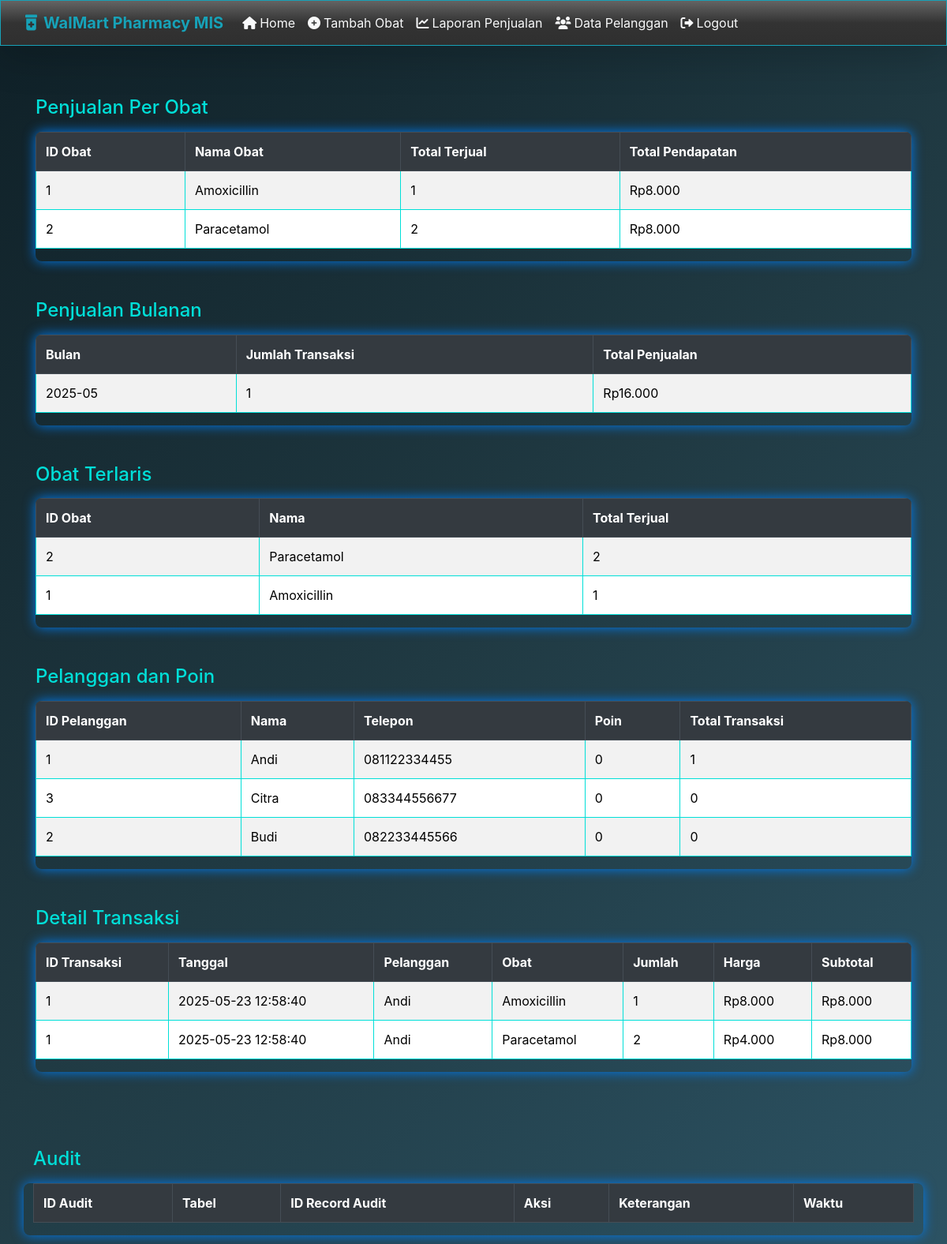
Page /analytics.php on the committed database.
### tables this page shows
CREATE TABLE obat (
    id_obat INT AUTO_INCREMENT PRIMARY KEY,
    nama VARCHAR(100) NOT NULL,
    id_kategori INT,
    harga_beli DECIMAL(10,2) NOT NULL,
    harga_jual DECIMAL(10,2) NOT NULL,
    stok INT NOT NULL,
    tanggal_kadaluarsa DATE,
    id_pemasok INT,
    gambar VARCHAR(100),
    FOREIGN KEY (id_kategori) REFERENCES kategori_obat(id_kategori) ON DELETE CASCADE,
    FOREIGN KEY (id_pemasok) REFERENCES pemasok(id_pemasok) ON DELETE CASCADE
);

CREATE TABLE pelanggan (
    id_pelanggan INT AUTO_INCREMENT PRIMARY KEY,
    nama VARCHAR(100) NOT NULL,
    telepon VARCHAR(12) NOT NULL UNIQUE,
    poin INT DEFAULT 0
);

### analytics.php (the view, shortened to what this page needs)
<?php include("nav.php"); ?>
<?php include("config/connection.php"); ?>
<?php
function fetchPenjualanPerObat($conn) {
    $sql = "SELECT * FROM view_penjualan_per_obat";
    $result = $conn->query($sql);
    return $conn->query($sql)->fetch_all(MYSQLI_ASSOC);
}
function fetchPenjualanBulanan($conn) {
    $sql = "SELECT * FROM view_penjualan_bulanan";
    return $conn->query($sql)->fetch_all(MYSQLI_ASSOC);
}
function fetchObatTerlaris($conn) {
    $sql = "SELECT * FROM view_obat_terlaris ORDER BY total_terjual DESC";
    return $conn->query($sql)->fetch_all(MYSQLI_ASSOC);
}
function fetchTransaksiDetail($conn) {
    $sql = "SELECT * FROM view_transaksi_detail ORDER BY tanggal DESC";
    return $conn->query($sql)->fetch_all(MYSQLI_ASSOC);
}
function fetchPelangganPoinDanTransaksi($conn) {
    $sql = "SELECT * FROM view_pelanggan_poin_dan_transaksi ORDER BY total_transaksi DESC";
    return $conn->query($sql)->fetch_all(MYSQLI_ASSOC);
}
?>
<!DOCTYPE html>
<html lang="en">
<head>
    <link rel="stylesheet" href="https://stackpath.bootstrapcdn.com/bootstrap/4.5.2/css/bootstrap.min.css">
</head>
<body>
    <div class="container mt-2">
        <div class="row">
    <div class="container mt-4">
        <h4>Penjualan Per Obat</h4>
        <div class="table-responsive">
            <table class="table table-bordered table-striped">
                <thead class="thead-dark">
                    <tr>
                        <th>ID Obat</th>
                        <th>Nama Obat</th>
                        <th>Total Terjual</th>
                        <th>Total Pendapatan</th>
                    </tr>
                </thead>
                <tbody>
                    <?php foreach (fetchPenjualanPerObat($conn) as $row): ?>
                        <tr>
                            <td><?= $row['id_obat'] ?></td>
                            <td><?= $row['nama_obat'] ?></td>
                            <td><?= $row['total_terjual'] ?></td>
                            <td>Rp<?= number_format($row['total_pendapatan'], 0, ',', '.') ?></td>
                        </tr>
                    <?php endforeach; ?>
                </tbody>
            </table>
        </div>
        <h4 class="mt-5">Penjualan Bulanan</h4>
        <div class="table-responsive">
            <table class="table table-bordered table-striped">
                <thead class="thead-dark">
                    <tr>
                        <th>Bulan</th>
                        <th>Jumlah Transaksi</th>
                        <th>Total Penjualan</th>
                    </tr>
                </thead>
                <tbody>
                    <?php foreach (fetchPenjualanBulanan($conn) as $row): ?>
                        <tr>
                            <td><?= $row['bulan'] ?></td>
                            <td><?= $row['jumlah_transaksi'] ?></td>
                            <td>Rp<?= number_format($row['total_penjualan'], 0, ',', '.') ?></td>
                        </tr>
                    <?php endforeach; ?>
                </tbody>
            </table>
        </div>
        <h4 class="mt-5">Obat Terlaris</h4>
        <div class="table-responsive">
            <table class="table table-bordered table-striped">
                <thead class="thead-dark">
                    <tr>
                        <th>ID Obat</th>
                        <th>Nama</th>
                        <th>Total Terjual</th>
                    </tr>
                </thead>
                <tbody>
                    <?php foreach (fetchObatTerlaris($conn) as $row): ?>
                        <tr>
                            <td><?= $row['id_obat'] ?></td>
                            <td><?= $row['nama'] ?></td>
                            <td><?= $row['total_terjual'] ?></td>
                        </tr>
                    <?php endforeach; ?>
                </tbody>
            </table>
        </div>
        <h4 class="mt-5">Pelanggan dan Poin</h4>
        <div class="table-responsive">
            <table class="table table-bordered table-striped">
                <thead class="thead-dark">
                    <tr>
                        <th>ID Pelanggan</th>
                        <th>Nama</th>
                        <th>Telepon</th>
                        <th>Poin</th>
                        <th>Total Transaksi</th>
                    </tr>
                </thead>
                <tbody>
                    <?php foreach (fetchPelangganPoinDanTransaksi($conn) as $row): ?>
                        <tr>
                            <td><?= $row['id_pelanggan'] ?></td>
                            <td><?= $row['nama_pelanggan'] ?></td>
                            <td><?= $row['telepon'] ?></td>
                            <td><?= $row['poin'] ?></td>
                            <td><?= number_format($row['total_transaksi'], 0, ',', '.') ?></td>
                        </tr>
                    <?php endforeach; ?>
                </tbody>
            </table>
        </div>
        <h4 class="mt-5">Detail Transaksi</h4>
        <div class="table-responsive">
            <table class="table table-bordered table-striped">
                <thead class="thead-dark">
                    <tr>
                        <th>ID Transaksi</th>
                        <th>Tanggal</th>
                        <th>Pelanggan</th>
                        <th>Obat</th>
                        <th>Jumlah</th>
                        <th>Harga</th>
                        <th>Subtotal</th>
                    </tr>
                </thead>
                <tbody>
                    <?php foreach (fetchTransaksiDetail($conn) as $row): ?>
                        <tr>
                            <td><?= $row['id_transaksi'] ?></td>
                            <td><?= $row['tanggal'] ?></td>
                            <td><?= $row['pelanggan'] ?></td>
                            <td><?= $row['nama_obat'] ?></td>
                            <td><?= $row['jumlah'] ?></td>
                            <td>Rp<?= number_format($row['harga'], 0, ',', '.') ?></td>
                            <td>Rp<?= number_format($row['subtotal'], 0, ',', '.') ?></td>
                        </tr>
                    <?php endforeach; ?>
                </tbody>
            </table>
        </div>
    </div>
    <h4 class="mt-5">Audit</h4>
        <div class="table-responsive">
            <table class="table table-bordered table-striped">
                <thead class="thead-dark">
                    <tr>
                        <th>ID Audit</th>
                        <th>Tabel</th>
                        <th>ID Record Audit</th>
                        <th>Aksi</th>
                        <th>Keterangan</th>
                        <th>Waktu</th>
                    </tr>
                </thead>
            </table>
        </div>
</body>
</html>

### nav.php (shortened to what this page needs)
<!DOCTYPE html>
<html lang="en">
<head>
    <link rel="stylesheet" href="https://cdnjs.cloudflare.com/ajax/libs/font-awesome/6.0.0-beta3/css/all.min.css">
    <link href="https://stackpath.bootstrapcdn.com/bootstrap/4.5.2/css/bootstrap.min.css" rel="stylesheet">
    <link rel="stylesheet" href="static/css/bootstrap.min16.css">
    <link rel="stylesheet" href="https://cdn.datatables.net/1.10.21/css/jquery.dataTables.min.css">
</head>
<nav class="navbar navbar-expand-lg bg-dark border-bottom border-info shadow-lg" data-bs-theme="dark">
  <div class="container-fluid">
    <a class="navbar-brand text-info fw-bold" href="#">
      <i class="fas fa-prescription-bottle-alt me-2"></i>WalMart Pharmacy MIS
    </a>
    <div class="collapse navbar-collapse" id="navbarColor01">
      <ul class="navbar-nav me-auto mb-2 mb-lg-0">
        <li class="nav-item">
          <a class="nav-link text-light" href="index.php"><i class="fas fa-home me-1"></i>Home</a>
        </li>
        <li class="nav-item">
          <a class="nav-link text-light" href="insert_medicine.php"><i class="fas fa-plus-circle me-1"></i>Tambah Obat</a>
        </li>
        <li class="nav-item">
          <a class="nav-link text-light" href="analytics.php"><i class="fas fa-chart-line me-1"></i>Laporan Penjualan</a>
        </li>
        <li class="nav-item">
          <a class="nav-link text-light" href="customer.php"><i class="fas fa-users me-1"></i>Data Pelanggan</a>
        </li>
        <li class="nav-item">
          <a class="nav-link text-light" href="login.php"><i class="fas fa-sign-out-alt me-1"></i>Logout</a>
        </li>
      </ul>
    </div>
  </div>
</nav>

### analytics.php (style rules this page uses)
body { background: linear-gradient(135deg, #0f2027, #203a43, #2c5364); color: #cbdcff; }
h4 { color: #00DFD8; margin-top: 2rem; margin-bottom: 1rem; }
table { background-color: #203a43; color: #cbdcff; }
thead.thead-dark { background-color: #2c5364; color: #00DFD8; }
table.table-bordered th, table.table-bordered td { border: 1px solid #00DFD8; }
table.table-striped tbody tr:nth-of-type(odd) { background-color: #203a43; }
table.table-striped tbody tr:nth-of-type(even) { background-color: #2c5364; }
.table-responsive { border-radius: 8px; overflow: hidden; box-shadow: 0 0 15px #007CF0; margin-bottom: 3rem; }

### rows in the picture
obat: id_obat "1", nama_obat "Amoxicillin", total_terjual "1", total_pendapatan "8.000", nama "Amoxicillin"
obat: id_obat "2", nama_obat "Paracetamol", total_terjual "2", total_pendapatan "8.000", nama "Paracetamol"
pelanggan: id_pelanggan "1", nama_pelanggan "Andi", telepon "081122334455", poin "0", total_transaksi "1"
pelanggan: id_pelanggan "3", nama_pelanggan "Citra", telepon "083344556677", poin "0", total_transaksi "0"
pelanggan: id_pelanggan "2", nama_pelanggan "Budi", telepon "082233445566", poin "0", total_transaksi "0"

### other values in the picture
$row['bulan'] "2025-05"
$row['jumlah_transaksi'] "1"
$row['total_penjualan'] "16.000"
$row['id_transaksi'] "1"
$row['tanggal'] "2025-05-23 12:58:40"
$row['pelanggan'] "Andi"
$row['nama_obat'] "Amoxicillin"
$row['jumlah'] "1"
$row['harga'] "8.000"
$row['subtotal'] "8.000"
$row['nama_obat'] "Paracetamol"
$row['jumlah'] "2"
$row['harga'] "4.000"
